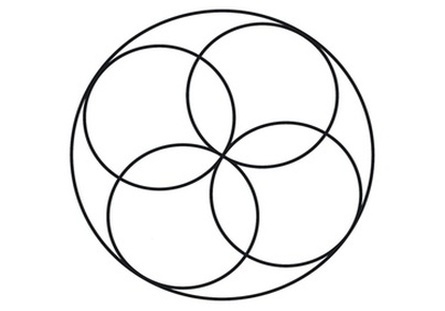
#> input picture Circle.jpg, 445 x 311 px
$ python detection.py
#> lines starting #> are read from the running program, lines starting #| are printed output that depends on the picture
import cv2
import numpy as np

x = cv2.imread("Circle.jpg", cv2.IMREAD_COLOR)
#> x is the input picture: shape (311, 445, 3); mean B, G, R 240.6, 240.5, 240.4

if x is None:
    print("Image not found")
    exit()
y = cv2.cvtColor(x, cv2.COLOR_BGR2GRAY)

img = cv2.blur(y, (3,3))
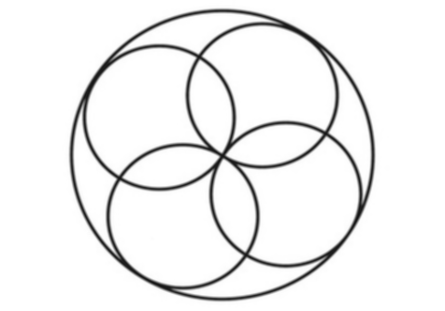
#> img: shape (311, 445); min 20, max 255, mean 240.5

#Detect cirles
h = cv2.HoughCircles(img, cv2.HOUGH_GRADIENT, 1, 20, param1 = 50, param2 = 30, minRadius = 1, maxRadius = 100) #(Blurred image, method for detection, ratio, min distance between center, Edge detection, Circle center, Wht circle shud be detected of smallest radius, Max)
#> h = 18 rows, first 8: [283.5, 191.5, 75.1], [263.5, 94.5, 73.9], [158.5, 116.5, 73], [178.5, 216.5, 72.9], [180.5, 194.5, 91.7], [165.5, 140.5, 93.9], [286.5, 211.5, 87.2], [265.5, 114.5, 89.3]

#Draw the circle that is detected
if h is not None:
    h = np.uint16(np.around(h))
#> h = 18 rows, first 8: [284, 192, 75], [264, 94, 74], [158, 116, 73], [178, 216, 73], [180, 194, 92], [166, 140, 94], [286, 212, 87], [266, 114, 89]
    for i in h[0, :]:
        a,b,r = i[0], i[1], i[2]
        cv2.circle(x, (a, b), r, (0, 250, 0), 5)
        cv2.circle(x, (a, b), 1, (0, 0, 250), 5)
        cv2.imshow("Blax", x)
        cv2.waitKey(0)
        cv2.destroyAllWindows()
#> this loop made 18 passes
#> (a, b, r) on passes 1 to 12: (284, 192, 75), (264, 94, 74), (158, 116, 73), (178, 216, 73), (180, 194, 92), (166, 140, 94), (286, 212, 87), (266, 114, 89), (242, 108, 96), (198, 206, 89), (180, 116, 93), (162, 96, 92)
#> pass 1, `cv2.imshow("Blax", x)`:
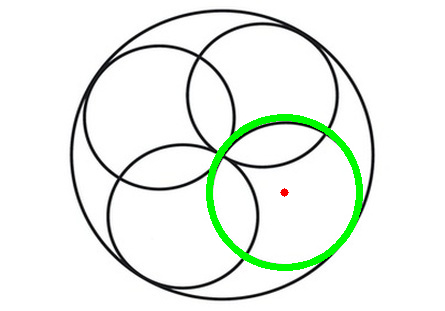
#> window 'Blax': shape (311, 445, 3); mean B, G, R 236.6, 242.5, 236.6
#> pass 2, `cv2.imshow("Blax", x)`:
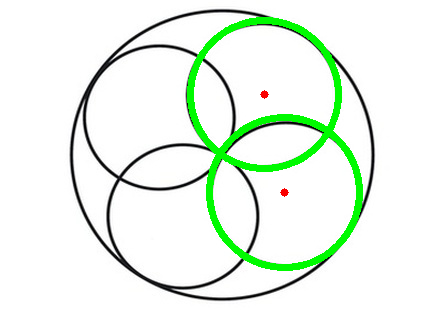
#> window 'Blax': shape (311, 445, 3); mean B, G, R 233.2, 244.8, 233.4
#> after the loop:
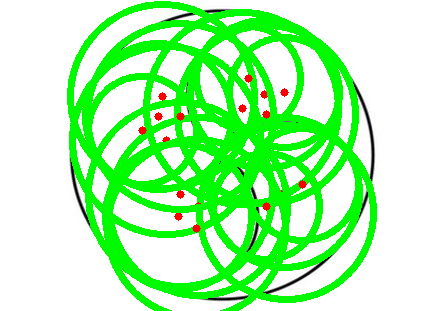
#> x: shape (311, 445, 3); mean B, G, R 175.7, 249.8, 176.9
